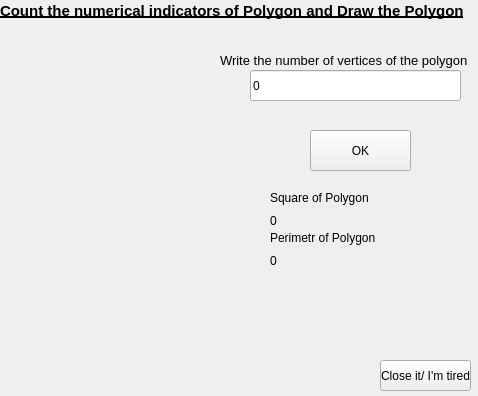
<?xml version="1.0" encoding="UTF-8"?>
<ui version="4.0">
 <class>MainWindow</class>
 <widget class="QMainWindow" name="MainWindow">
  <property name="geometry">
   <rect>
    <x>0</x>
    <y>0</y>
    <width>478</width>
    <height>396</height>
   </rect>
  </property>
  <property name="windowTitle">
   <string>MainWindow</string>
  </property>
  <widget class="QWidget" name="centralwidget">
   <widget class="QPushButton" name="pushButton_main_">
    <property name="geometry">
     <rect>
      <x>310</x>
      <y>130</y>
      <width>101</width>
      <height>41</height>
     </rect>
    </property>
    <property name="text">
     <string>OK</string>
    </property>
   </widget>
   <widget class="QLabel" name="label">
    <property name="geometry">
     <rect>
      <x>220</x>
      <y>50</y>
      <width>251</width>
      <height>21</height>
     </rect>
    </property>
    <property name="font">
     <font>
      <pointsize>10</pointsize>
     </font>
    </property>
    <property name="text">
     <string>Write the number of vertices of the polygon</string>
    </property>
   </widget>
   <widget class="QLineEdit" name="lineEdit_count">
    <property name="geometry">
     <rect>
      <x>250</x>
      <y>70</y>
      <width>211</width>
      <height>31</height>
     </rect>
    </property>
    <property name="text">
     <string>0</string>
    </property>
   </widget>
   <widget class="QPushButton" name="pushButton_close">
    <property name="geometry">
     <rect>
      <x>380</x>
      <y>360</y>
      <width>91</width>
      <height>31</height>
     </rect>
    </property>
    <property name="text">
     <string>Close it/ I'm tired</string>
    </property>
   </widget>
   <widget class="QLabel" name="label_2">
    <property name="geometry">
     <rect>
      <x>270</x>
      <y>190</y>
      <width>151</width>
      <height>16</height>
     </rect>
    </property>
    <property name="text">
     <string>Square of Polygon</string>
    </property>
   </widget>
   <widget class="QLabel" name="label_square">
    <property name="geometry">
     <rect>
      <x>270</x>
      <y>210</y>
      <width>111</width>
      <height>21</height>
     </rect>
    </property>
    <property name="text">
     <string>0</string>
    </property>
   </widget>
   <widget class="QLabel" name="label_4">
    <property name="geometry">
     <rect>
      <x>270</x>
      <y>230</y>
      <width>151</width>
      <height>16</height>
     </rect>
    </property>
    <property name="text">
     <string>Perimetr of Polygon</string>
    </property>
   </widget>
   <widget class="QLabel" name="label_perimetr">
    <property name="geometry">
     <rect>
      <x>270</x>
      <y>250</y>
      <width>111</width>
      <height>21</height>
     </rect>
    </property>
    <property name="text">
     <string>0</string>
    </property>
   </widget>
   <widget class="QLabel" name="label_3">
    <property name="geometry">
     <rect>
      <x>0</x>
      <y>0</y>
      <width>511</width>
      <height>21</height>
     </rect>
    </property>
    <property name="font">
     <font>
      <pointsize>11</pointsize>
      <weight>75</weight>
      <bold>true</bold>
      <underline>true</underline>
     </font>
    </property>
    <property name="text">
     <string>Count the numerical indicators of Polygon and Draw the Polygon</string>
    </property>
   </widget>
   <widget class="QLabel" name="label_Error">
    <property name="geometry">
     <rect>
      <x>280</x>
      <y>100</y>
      <width>191</width>
      <height>20</height>
     </rect>
    </property>
    <property name="font">
     <font>
      <pointsize>11</pointsize>
      <weight>75</weight>
      <bold>true</bold>
      <underline>true</underline>
     </font>
    </property>
    <property name="text">
     <string/>
    </property>
   </widget>
  </widget>
 </widget>
 <resources/>
 <connections/>
</ui>
